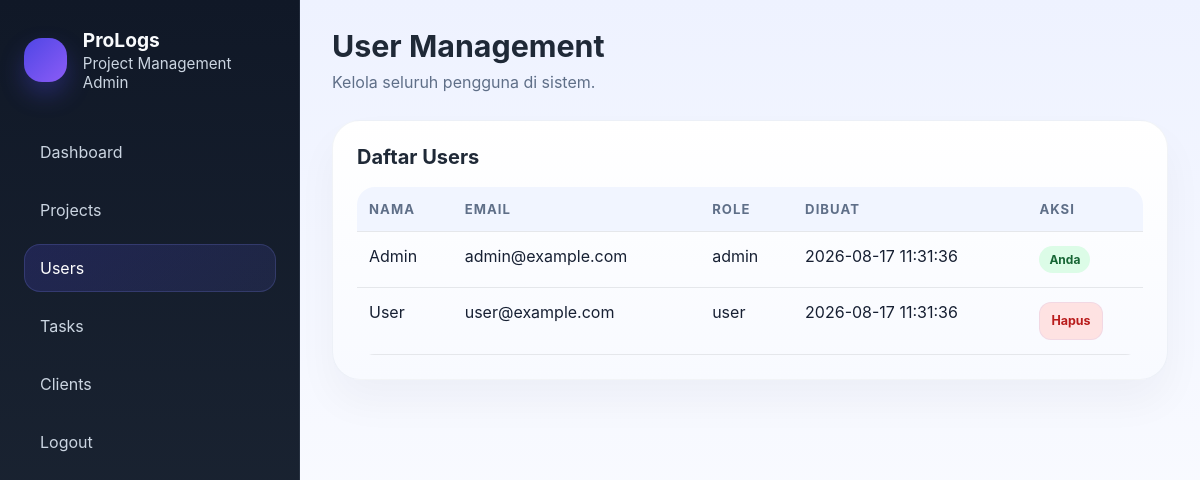
/users.php (signed in), run on the app's committed database.
### tables this page shows
CREATE TABLE IF NOT EXISTS users (
    id INT AUTO_INCREMENT PRIMARY KEY,
    name VARCHAR(100) NOT NULL,
    email VARCHAR(150) NOT NULL UNIQUE,
    password VARCHAR(255) NOT NULL,
    role ENUM('admin', 'user') NOT NULL DEFAULT 'user',
    created_at TIMESTAMP DEFAULT CURRENT_TIMESTAMP
);

### db.php (called while the page is built, shortened)
<?php
$config = require __DIR__ . '/config.php';
function db()
{
    static $pdo = null;
    if ($pdo === null) {
        global $config;
        if (!empty($config['db_socket'])) {
            $dsn = sprintf(
                'mysql:dbname=%s;charset=%s;unix_socket=%s',
                $config['db_name'],
                $config['db_charset'],
                $config['db_socket']
            );
        }
        $pdo = new PDO($dsn, $config['db_user'], $config['db_pass'], [
            PDO::ATTR_ERRMODE => PDO::ERRMODE_EXCEPTION,
            PDO::ATTR_DEFAULT_FETCH_MODE => PDO::FETCH_ASSOC,
        ]);
        seedSampleData($pdo);
    }
    return $pdo;
}
function seedSampleData(PDO $pdo)
{
    try {
        $pdo->exec("CREATE TABLE IF NOT EXISTS clients (
            id INT AUTO_INCREMENT PRIMARY KEY,
            name VARCHAR(150) NOT NULL,
            email VARCHAR(150) NOT NULL,
            client_file VARCHAR(255) NULL,
            created_at TIMESTAMP DEFAULT CURRENT_TIMESTAMP
        ) ENGINE=InnoDB DEFAULT CHARSET=utf8mb4");
        $pdo->exec("ALTER TABLE clients ADD COLUMN IF NOT EXISTS client_file VARCHAR(255) NULL AFTER email");
        $pdo->exec("CREATE TABLE IF NOT EXISTS notifications (
            id INT AUTO_INCREMENT PRIMARY KEY,
            user_id INT NULL,
            title VARCHAR(150) NOT NULL,
            message TEXT NOT NULL,
            is_read TINYINT(1) NOT NULL DEFAULT 0,
            created_at TIMESTAMP DEFAULT CURRENT_TIMESTAMP,
            FOREIGN KEY (user_id) REFERENCES users(id) ON DELETE CASCADE
        ) ENGINE=InnoDB DEFAULT CHARSET=utf8mb4");
        $pdo->exec("CREATE TABLE IF NOT EXISTS messages (
            id INT AUTO_INCREMENT PRIMARY KEY,
            sender_user_id INT NOT NULL,
            receiver_user_id INT NULL,
            subject VARCHAR(150) NOT NULL,
            message TEXT NOT NULL,
            created_at TIMESTAMP DEFAULT CURRENT_TIMESTAMP,
            FOREIGN KEY (sender_user_id) REFERENCES users(id) ON DELETE CASCADE,
            FOREIGN KEY (receiver_user_id) REFERENCES users(id) ON DELETE SET NULL
        ) ENGINE=InnoDB DEFAULT CHARSET=utf8mb4");
        $pdo->exec("CREATE TABLE IF NOT EXISTS plans (
            id INT AUTO_INCREMENT PRIMARY KEY,
            user_id INT NOT NULL,
            title VARCHAR(150) NOT NULL,
            notes TEXT,
            due_date DATE NULL,
            status VARCHAR(50) NOT NULL DEFAULT 'Planned',
            created_at TIMESTAMP DEFAULT CURRENT_TIMESTAMP,
            FOREIGN KEY (user_id) REFERENCES users(id) ON DELETE CASCADE
        ) ENGINE=InnoDB DEFAULT CHARSET=utf8mb4");
        $pdo->exec("CREATE TABLE IF NOT EXISTS projects (
            id INT AUTO_INCREMENT PRIMARY KEY,
            name VARCHAR(150) NOT NULL,
            description TEXT,
            project_file VARCHAR(255) NULL,
            status VARCHAR(50) NOT NULL DEFAULT 'Active',
            created_at TIMESTAMP DEFAULT CURRENT_TIMESTAMP
        ) ENGINE=InnoDB DEFAULT CHARSET=utf8mb4");
        $pdo->exec("ALTER TABLE projects ADD COLUMN IF NOT EXISTS project_file VARCHAR(255) NULL AFTER description");
        $pdo->exec("CREATE TABLE IF NOT EXISTS activity_logs (
            id INT AUTO_INCREMENT PRIMARY KEY,
            user_id INT NULL,
            module VARCHAR(100) NOT NULL,
            action VARCHAR(100) NOT NULL,
            details TEXT NULL,
            created_at TIMESTAMP DEFAULT CURRENT_TIMESTAMP,
            FOREIGN KEY (user_id) REFERENCES users(id) ON DELETE SET NULL
        ) ENGINE=InnoDB DEFAULT CHARSET=utf8mb4");
        $pdo->exec("ALTER TABLE tasks ADD COLUMN IF NOT EXISTS task_file VARCHAR(255) NULL AFTER description");
    } catch (PDOException $e) {
        return;
    }
    try {
        $userCount = $pdo->query('SELECT COUNT(*) AS total FROM users')->fetch(PDO::FETCH_ASSOC);
    } catch (PDOException $e) {
        return;
    }
    try {
        $clientCount = $pdo->query('SELECT COUNT(*) AS total FROM clients')->fetch(PDO::FETCH_ASSOC);
    } catch (PDOException $e) {
        return;
    }
    try {
        $projectCount = $pdo->query('SELECT COUNT(*) AS total FROM projects')->fetch(PDO::FETCH_ASSOC);
    } catch (PDOException $e) {
        return;
    }
    try {
        $notificationCount = $pdo->query('SELECT COUNT(*) AS total FROM notifications')->fetch(PDO::FETCH_ASSOC);
    } catch (PDOException $e) {
        return;
    }
    try {
        $messageCount = $pdo->query('SELECT COUNT(*) AS total FROM messages')->fetch(PDO::FETCH_ASSOC);
    } catch (PDOException $e) {
        return;
    }
    try {
        $planCount = $pdo->query('SELECT COUNT(*) AS total FROM plans')->fetch(PDO::FETCH_ASSOC);
    } catch (PDOException $e) {
        return;
    }
    try {
        $activityCount = $pdo->query('SELECT COUNT(*) AS total FROM activity_logs')->fetch(PDO::FETCH_ASSOC);
    } catch (PDOException $e) {
        return;
    }
    if (!$activityCount || intval($activityCount['total']) === 0) {
        $adminUser = $pdo->query("SELECT id FROM users WHERE role = 'admin' LIMIT 1")->fetch(PDO::FETCH_ASSOC);
        if ($adminUser) {
            $pdo->exec("INSERT INTO activity_logs (user_id, module, action, details, created_at) VALUES
                (" . intval($adminUser['id']) . ", 'dashboard', 'login', 'Admin login berhasil.', NOW()),
                (" . intval($adminUser['id']) . ", 'projects', 'create', 'Project Client Website dibuat.', NOW()),
                (" . intval($adminUser['id']) . ", 'tasks', 'create', 'Tugas review UI dibuat untuk user.', NOW())");
        }
    }
    try {
        $taskCount = $pdo->query('SELECT COUNT(*) AS total FROM tasks')->fetch(PDO::FETCH_ASSOC);
    } catch (PDOException $e) {
        return;
    }
}
function fetchAll($sql, $params = [])
{
    $stmt = db()->prepare($sql);
    $stmt->execute($params);
    return $stmt->fetchAll();
}

### users.php (the view, shortened to what this page needs)
<?php
require_once __DIR__ . '/db.php';
$user = $_SESSION['user'];
$users = fetchAll('SELECT id, name, email, role, created_at FROM users ORDER BY created_at DESC');
?>
<!DOCTYPE html>
<html lang="id">
<head>
    <link rel="stylesheet" href="assets/css/style.css">
</head>
<body>
    <div class="app-shell">
        <aside class="sidebar">
            <div class="logo">
                <div class="logo-mark"></div>
                <div>
                    <strong>ProLogs</strong>
                    <p>Project Management Admin</p>
                </div>
            </div>
            <nav class="menu">
                <a class="menu-item" href="dashboard.php">Dashboard</a>
                <a class="menu-item" href="projects.php">Projects</a>
                <a class="menu-item active" href="users.php">Users</a>
                <a class="menu-item" href="tasks.php">Tasks</a>
                <a class="menu-item" href="client.php">Clients</a>
                <a class="menu-item" href="logout.php">Logout</a>
            </nav>
        </aside>
        <main class="main-content">
            <header class="topbar">
                <div class="page-title">
                    <h2>User Management</h2>
                    <p>Kelola seluruh pengguna di sistem.</p>
                </div>
            </header>
            <section class="panel table-card">
                <h3>Daftar Users</h3>
                <div class="table-wrap">
                    <table>
                        <thead>
                            <tr>
                                <th>Nama</th>
                                <th>Email</th>
                                <th>Role</th>
                                <th>Dibuat</th>
                                <th>Aksi</th>
                            </tr>
                        </thead>
                        <tbody>
                            <?php if (empty($users)): ?>
                                <tr>
                                    <td colspan="5" class="text-center">Belum ada user.</td>
                                </tr>
                            <?php else: ?>
                                <?php foreach ($users as $person): ?>
                                    <tr>
                                        <td><?php echo htmlspecialchars($person['name']); ?></td>
                                        <td><?php echo htmlspecialchars($person['email']); ?></td>
                                        <td><?php echo htmlspecialchars($person['role']); ?></td>
                                        <td><?php echo htmlspecialchars($person['created_at']); ?></td>
                                        <td>
                                            <?php if ((int)$person['id'] !== (int)$user['id']): ?>
                                                <div class="action-row">
                                                    <a class="button-link danger" href="users.php?delete=<?php echo (int)$person['id']; ?>" onclick="return confirm('Hapus user ini?');">Hapus</a>
                                                </div>
                                            <?php else: ?>
                                                <span class="badge completed">Anda</span>
                                            <?php endif; ?>
                                        </td>
                                    </tr>
                                <?php endforeach; ?>
                            <?php endif; ?>
                        </tbody>
                    </table>
                </div>
            </section>
        </main>
    </div>
</body>
</html>

### assets/css/style.css (style rules this page uses)
:root { --bg: #edf2ff; --bg-deep: #dfe8ff; --surface: #ffffff; --surface-2: #f7f9ff; --surface-soft: #f4f7ff; --text: #172033; --muted: #5f6f88; --primary: #4f46e5; --primary-strong: #312e81; --primary-soft: #eef2ff; --success: #16a34a; --warning: #f59e0b; --error: #ef4444; --dark: #101827; --dark-soft: #1f2937; --shadow: 0 22px 48px rgba(15, 23, 42, 0.08); --shadow-strong: 0 18px 40px rgba(79, 70, 229, 0.14); }
* { box-sizing: border-box; }
body { margin: 0; font-family: Inter, system-ui, -apple-system, BlinkMacSystemFont, 'Segoe UI', sans-serif; background: linear-gradient(180deg, #eef2ff 0%, #ffffff 100%); color: var(--text); }
.table-wrap { overflow-x: auto; }
table { width: 100%; border-collapse: collapse; }
th, td { padding: 14px 12px; border-bottom: 1px solid #e5e7eb; text-align: left; vertical-align: top; }
th { color: var(--muted); font-size: 0.82rem; text-transform: uppercase; letter-spacing: 0.08em; }
.button-link { display: inline-flex; align-items: center; justify-content: center; gap: 6px; min-height: 38px; padding: 9px 12px; border-radius: 12px; background: #eef2ff; color: var(--primary); font-weight: 700; font-size: 0.78rem; line-height: 1; transition: all 0.2s ease; box-shadow: inset 0 0 0 1px rgba(99, 102, 241, 0.08); }
.button-link.danger, .button-link.delete { background: #fee2e2; color: #b91c1c; }
.action-row { display: flex; flex-wrap: wrap; gap: 8px; }
.badge { display: inline-block; padding: 6px 10px; border-radius: 999px; font-size: 0.75rem; font-weight: 700; }
.badge.completed { background: #dcfce7; color: #166534; }
a { text-decoration: none; color: inherit; }
.app-shell { display: grid; grid-template-columns: 300px 1fr; min-height: 100vh; }
.sidebar { background: linear-gradient(180deg, var(--dark) 0%, var(--dark-soft) 100%); color: #f8fafc; display: flex; flex-direction: column; padding: 28px 24px; box-shadow: inset -1px 0 0 rgba(148, 163, 184, 0.12); }
.logo { display: flex; align-items: center; gap: 16px; margin-bottom: 36px; }
.logo-mark { width: 44px; height: 44px; border-radius: 18px; background: linear-gradient(135deg, #4f46e5, #8b5cf6); box-shadow: 0 12px 24px rgba(79, 70, 229, 0.32); }
.logo strong { display: block; font-size: 1.2rem; }
.logo p { margin: 2px 0 0; color: #cbd5e1; font-size: 0.95rem; }
.menu { display: grid; gap: 10px; }
.menu-item { display: block; padding: 14px 16px; border-radius: 16px; color: #cbd5e1; transition: all 0.2s ease; }
.menu-item.active, .menu-item:hover { background: linear-gradient(135deg, rgba(79, 70, 229, 0.2), rgba(99, 102, 241, 0.12)); color: #fff; box-shadow: inset 0 0 0 1px rgba(129, 140, 248, 0.2); }
.main-content { padding: 28px 32px; }
.topbar { display: flex; justify-content: space-between; align-items: center; gap: 20px; margin-bottom: 28px; }
.page-title h2 { margin: 0; font-size: 1.9rem; color: var(--dark-soft); }
.page-title p { margin: 8px 0 0; color: var(--muted); }
.panel { background: linear-gradient(180deg, #ffffff 0%, #f9fbff 100%); border: 1px solid rgba(148, 163, 184, 0.12); border-radius: 28px; padding: 26px; box-shadow: 0 20px 40px rgba(15, 23, 42, 0.05); }
.panel h3 { margin-top: 0; margin-bottom: 18px; font-size: 1.25rem; color: var(--dark-soft); }
.table-card { background: linear-gradient(180deg, #ffffff 0%, #f8faff 100%); border: 1px solid rgba(148, 163, 184, 0.12); border-radius: 28px; padding: 24px; box-shadow: 0 22px 42px rgba(15, 23, 42, 0.04); }
.table-card table { border-spacing: 0; overflow: hidden; border-radius: 18px; }
.table-card th { background: #f1f5ff; color: var(--muted); font-weight: 700; letter-spacing: 0.08em; }
.table-card tbody tr { transition: background 0.2s ease, transform 0.2s ease; }

### data on the page
users: name "Admin", email "admin@example.com", role "admin", created_at "2026-08-17 11:31:36", shows "Anda"
users: name "User", email "user@example.com", role "user", created_at "2026-08-17 11:31:36"
